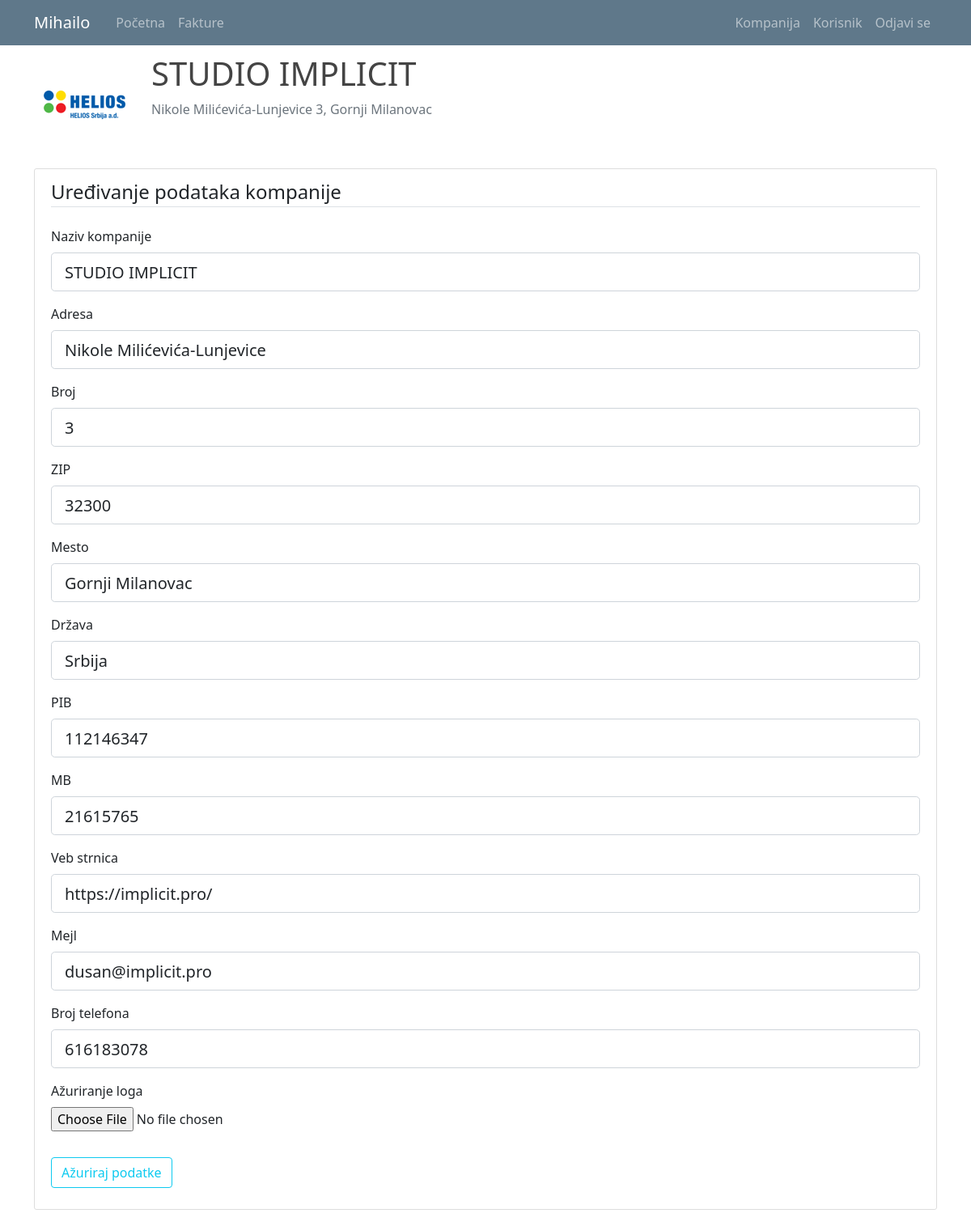
Screenshot of /company/2 (signed in) with the database file from the repository.
### kpo/models.py (models this page shows, shortened)
class User(db.Model, UserMixin):
    id = db.Column(db.Integer, primary_key=True)
    email = db.Column(db.String(120), unique=True, nullable=False)
    password = db.Column(db.String(60), nullable = False)
    name = db.Column(db.String(20), unique=False, nullable=False)
    surname = db.Column(db.String(20), unique=False, nullable=False)
    workplace = db.Column(db.String(20), unique=False, nullable=False)
    authorization = db.Column(db.String(20), nullable = False) # ovde treba da budu tipovi korisnika: S_admin, C_admin, C_user
    gender = db.Column(db.String(1)) #(0, "srednji"), (1, "muški"), (2, "ženski")
    company_id = db.Column(db.Integer, db.ForeignKey('company.id'), nullable=True)
    invoices = db.relationship('Invoice', backref='invoice_user', lazy=True)

class Company(db.Model):
    id = db.Column(db.Integer, primary_key=True)
    companyname = db.Column(db.String(20), unique=True, nullable=False)         #Helios, Metalac, Tetrapak, Foka, Papir Print
    company_address = db.Column(db.String(20), unique=False, nullable=False)
    company_address_number = db.Column(db.Integer, nullable=False)
    company_zip_code = db.Column(db.Integer, nullable=False)
    company_city = db.Column(db.String(20), unique=False, nullable=False)
    company_state = db.Column(db.String(20), unique=False, nullable=False)
    company_pib = db.Column(db.Integer, nullable=False)
    company_mb = db.Column(db.Integer, nullable=False)
    company_site = db.Column(db.String(20), unique=True, nullable=False) #vidi imali neki model tipa db.Link()
    company_mail = db.Column(db.String(120), unique=True, nullable=False)
    company_phone = db.Column(db.Integer, nullable=False)
    company_logo = db.Column(db.String(60), nullable=False)
    users = db.relationship('User', backref='user_company', lazy=True)
    invoices = db.relationship('Invoice', backref='invoice_company', lazy=True)

### kpo/companys/routes.py (the view)
@companys.route("/company/<int:company_id>", methods=['GET', 'POST'])
def company_profile(company_id): #ovo je funkcija za editovanje user-a
    company = Company.query.get_or_404(company_id)
    if not current_user.is_authenticated:
        flash('You have to be logged in to access this page', 'danger')
        return redirect(url_for('users.login'))
    elif current_user.authorization != 's_admin' and current_user.authorization != 'c_admin':
        abort(403)
    elif current_user.user_company.id != company.id and current_user.authorization != 's_admin':
        abort(403)
    form = EditCompanyForm()
    if form.validate_on_submit():
        if form.company_logo.data:
            picture_file = save_picture(form.company_logo.data)
            company.company_logo=picture_file
        company.companyname=form.companyname.data
        company.company_address=form.company_address.data
        company.company_address_number=form.company_address_number.data
        company.company_zip_code=form.company_zip_code.data
        company.company_city=form.company_city.data
        company.company_state=form.company_state.data
        company.company_pib=form.company_pib.data
        company.company_mb=form.company_mb.data
        company.company_site=form.company_site.data
        company.company_mail=form.company_mail.data
        company.company_phone=form.company_phone.data
        db.session.commit()
        flash('Company details has been updated.', 'success')
        return redirect(url_for('companys.company_list', title='Companies', companys=companys))
    elif request.method == 'GET':
        form.companyname.data=company.companyname
        form.company_address.data=company.company_address
        form.company_address_number.data=company.company_address_number
        form.company_zip_code.data=company.company_zip_code
        form.company_city.data=company.company_city
        form.company_state.data=company.company_state
        form.company_pib.data=company.company_pib
        form.company_mb.data=company.company_mb
        form.company_site.data=company.company_site
        form.company_mail.data=company.company_mail
        form.company_phone.data=company.company_phone
        form.company_logo.data=company.company_logo
    image_file = url_for('static', filename='company_logos/' + company.company_logo)
    print(image_file)
    return render_template('company.html', title='Uređivanje podataka kompanije', company=company, form=form, legend='Uređivanje podataka kompanije', image_file=image_file)

### kpo/models.py (called while the page is built)
@login_manager.user_loader
def load_user(user_id):
    return User.query.get(int(user_id))

### kpo/templates/company.html (shortened to what this page needs)
{% extends "layout.html" %}
{% block content %}
<div class="media">
  <img class="rounded-circle account-img" src="{{ image_file }}">
  <div class="media-body">
    <h2 class="account-heading">{{ company.companyname }}</h2>
    <p class="text-secondary text-muted">{{ company.company_address }} {{ company.company_address_number }}, {{ company.company_city }}</p>
  </div>
</div>
<div class="content-section">
    <form method="POST" action="" enctype="multipart/form-data">
        <fieldset class="form-group">
            <legend class="border-bottom mb-4">{{ legend }}</legend>
            <div class="form-group">
                {{ form.companyname.label(class="form-control-label") }}
                {% if form.companyname.errors %}
                    {{ form.companyname(class="form-control form-control-lg is-invalid") }}
                    <div class="invalid-feedback">
                        {% for error in form.companyname.errors %}
                            <span>{{ error }}</span>
                        {% endfor %}
                    </div>
                {% else %}
                    {{ form.companyname(class="form-control form-control-lg") }}
                {% endif %}
            </div>
            <div class="form-group">
                {{ form.company_address.label(class="form-control-label") }}
                {% if form.company_address.errors %}
                    {{ form.company_address(class="form-control form-control-lg is-invalid") }}
                    <div class="invalid-feedback">
                        {% for error in form.company_address.errors %}
                            <span>{{ error }}</span>
                        {% endfor %}
                    </div>
                {% else %}
                    {{ form.company_address(class="form-control form-control-lg") }}
                {% endif %}
            </div>
            <div class="form-group">
                {{ form.company_address_number.label(class="form-control-label") }}
                {% if form.company_address_number.errors %}
                    {{ form.company_address_number(class="form-control form-control-lg is-invalid") }}
                    <div class="invalid-feedback">
                        {% for error in form.company_address_number.errors %}
                            <span>{{ error }}</span>
                        {% endfor %}
                    </div>
                {% else %}
                    {{ form.company_address_number(class="form-control form-control-lg") }}
                {% endif %}
            </div>
            <div class="form-group">
                {{ form.company_zip_code.label(class="form-control-label") }}
                {% if form.company_zip_code.errors %}
                    {{ form.company_zip_code(class="form-control form-control-lg is-invalid") }}
                    <div class="invalid-feedback">
                        {% for error in form.company_zip_code.errors %}
                            <span>{{ error }}</span>
                        {% endfor %}
                    </div>
                {% else %}
                    {{ form.company_zip_code(class="form-control form-control-lg") }}
                {% endif %}
            </div>
            <div class="form-group">
                {{ form.company_city.label(class="form-control-label") }}
                {% if form.company_city.errors %}
                    {{ form.company_city(class="form-control form-control-lg is-invalid") }}
                    <div class="invalid-feedback">
                        {% for error in form.company_city.errors %}
                            <span>{{ error }}</span>
                        {% endfor %}
                    </div>
                {% else %}
                    {{ form.company_city(class="form-control form-control-lg") }}
                {% endif %}
            </div>
            <div class="form-group">
                {{ form.company_state.label(class="form-control-label") }}
                {% if form.company_state.errors %}
                    {{ form.company_state(class="form-control form-control-lg is-invalid") }}
                    <div class="invalid-feedback">
                        {% for error in form.company_state.errors %}
                            <span>{{ error }}</span>
                        {% endfor %}
                    </div>
                {% else %}
                    {{ form.company_state(class="form-control form-control-lg") }}
                {% endif %}
            </div>
            <div class="form-group">
                {{ form.company_pib.label(class="form-control-label") }}
                {% if form.company_pib.errors %}
                    {{ form.company_pib(class="form-control form-control-lg is-invalid") }}
                    <div class="invalid-feedback">
                        {% for error in form.company_pib.errors %}
                            <span>{{ error }}</span>
                        {% endfor %}
                    </div>
                {% else %}
                    {{ form.company_pib(class="form-control form-control-lg") }}
                {% endif %}
            </div>
            <div class="form-group">
                {{ form.company_mb.label(class="form-control-label") }}
                {% if form.company_mb.errors %}
                    {{ form.company_mb(class="form-control form-control-lg is-invalid") }}
                    <div class="invalid-feedback">
                        {% for error in form.company_mb.errors %}
                            <span>{{ error }}</span>
                        {% endfor %}
                    </div>
                {% else %}
                    {{ form.company_mb(class="form-control form-control-lg") }}
                {% endif %}
            </div>
            <div class="form-group">
                {{ form.company_site.label(class="form-control-label") }}
                {% if form.company_site.errors %}
                    {{ form.company_site(class="form-control form-control-lg is-invalid") }}
                    <div class="invalid-feedback">
                        {% for error in form.company_site.errors %}
                            <span>{{ error }}</span>
                        {% endfor %}
                    </div>
                {% else %}
                    {{ form.company_site(class="form-control form-control-lg") }}
                {% endif %}
            </div>
            <div class="form-group">
                {{ form.company_mail.label(class="form-control-label") }}
                {% if form.company_mail.errors %}
                    {{ form.company_mail(class="form-control form-control-lg is-invalid") }}
                    <div class="invalid-feedback">
                        {% for error in form.company_mail.errors %}
                            <span>{{ error }}</span>
                        {% endfor %}
                    </div>
                {% else %}
                    {{ form.company_mail(class="form-control form-control-lg") }}
                {% endif %}
            </div>
            <div class="form-group">
                {{ form.company_phone.label(class="form-control-label") }}
                {% if form.company_phone.errors %}
                    {{ form.company_phone(class="form-control form-control-lg is-invalid") }}
                    <div class="invalid-feedback">
                        {% for error in form.company_phone.errors %}
                            <span>{{ error }}</span>
                        {% endfor %}
                    </div>
                {% else %}
                    {{ form.company_phone(class="form-control form-control-lg") }}
                {% endif %}
            </div>
            <div class="form-group">
              {{ form.company_logo.label() }}
              {{ form.company_logo(class="form-control-file") }}
            </div>
        </fieldset>
        <div class="form-group">
          {{ form.submit(class="btn btn-outline-info") }}
        </div>
      </form>
    </div>
{% endblock content%}

### kpo/templates/layout.html (shortened to what this page needs)
<!doctype html>
<html lang="en">
  <head>
    <link rel="stylesheet" href="https://cdn.jsdelivr.net/npm/bootstrap@4.3.1/dist/css/bootstrap.min.css">
    <link rel="stylesheet" type="text/css" href="{{ url_for('static', filename='main.css') }}">
    <link href="https://cdn.jsdelivr.net/npm/bootstrap@5.0.1/dist/css/bootstrap.min.css" rel="stylesheet">
    <link rel="stylesheet" type="text/css" href="https://cdn.datatables.net/1.10.25/css/dataTables.bootstrap5.css">
  </head>
  <body>
    <header class="site-header">
      <nav class="navbar navbar-expand-md navbar-dark bg-steel fixed-top">
        <div class="container">
          <a class="navbar-brand mr-4" href="/">{{ current_user.name }}</a>
          <div class="collapse navbar-collapse" id="navbarToggle">
            <div class="navbar-nav mr-auto">
              {% if current_user.is_authenticated %}
                <a class="nav-item nav-link" href="{{ url_for('main.home') }}">Početna</a>
                <a class="nav-item nav-link" href="{{ url_for('invoices.invoice_list') }}">Fakture</a>
              {% else %}
                <a class="nav-item nav-link" href="{{ url_for('main.home') }}">Početna</a>
                <a class="nav-item nav-link" href="{{ url_for('main.about') }}">O softveru</a>
              {% endif %}
            </div>
            <div class="navbar-nav">
              {% if current_user.is_authenticated %}
                {% if current_user.authorization == 's_admin' %}
                  <a class="nav-item nav-link" href="{{ url_for('companys.company_list') }}">Kompanija</a>
                  <a class="nav-item nav-link" href="{{ url_for('users.user_list') }}">Korisnik</a>
                  <a class="nav-item nav-link" href="{{ url_for('users.logout') }}">Odjavi se</a>
                {% elif current_user.authorization == 'c_admin'%}
                  <a class="nav-item nav-link" href="{{ url_for('companys.company_list') }}">Kompanija</a>
                  <a class="nav-item nav-link" href="{{ url_for('users.user_list') }}">Korisnik</a>
                  <a class="nav-item nav-link" href="{{ url_for('users.logout') }}">Odjavi se</a>
                {% else %}
                  <a class="nav-item nav-link" href="{{ url_for('users.user_list') }}">Korisnik</a>
                  <a class="nav-item nav-link" href="{{ url_for('users.logout') }}">Odjavi se</a>
                {% endif %}
              {% else %}
                <a class="nav-item nav-link" href="{{ url_for('users.login') }}">Prijavite se</a>
              {% endif %}
            </div>
          </div>
        </div>
      </nav>
    </header>
    <main role="main" class="container">
      <div class="row">
        <div class="">
          {% block content %}{% endblock %}
        </div>
      </div>
    </main>
  </body>
</html>

### kpo/static/main.css (style rules this page uses)
body { background: #fafafa; color: #333333; margin-top: 5rem; }
h1, h2, h3, h4, h5, h6 { color: #444444; }
.bg-steel { background-color: #5f788a; }
.site-header .navbar-nav .nav-link { color: #cbd5db; }
.content-section { background: #ffffff; padding: 10px 20px; border: 1px solid #dddddd; border-radius: 3px; margin-bottom: 20px; }
.account-img { height: 125px; width: 125px; margin-right: 20px; margin-bottom: 16px; }
.account-heading { font-size: 2.5rem; }

### rows the page displays
User: name "Mihailo"
Company: companyname "STUDIO IMPLICIT", company_address "Nikole Milićevića-Lunjevice", company_address_number "3", company_city "Gornji Milanovac", company_zip_code "32300", company_state "Srbija", company_pib "112146347", company_mb "21615765", company_site "https://implicit.pro/", company_mail "dusan@implicit.pro", company_phone "616183078"

### other values shown
{{ legend }} "Uređivanje podataka kompanije"
